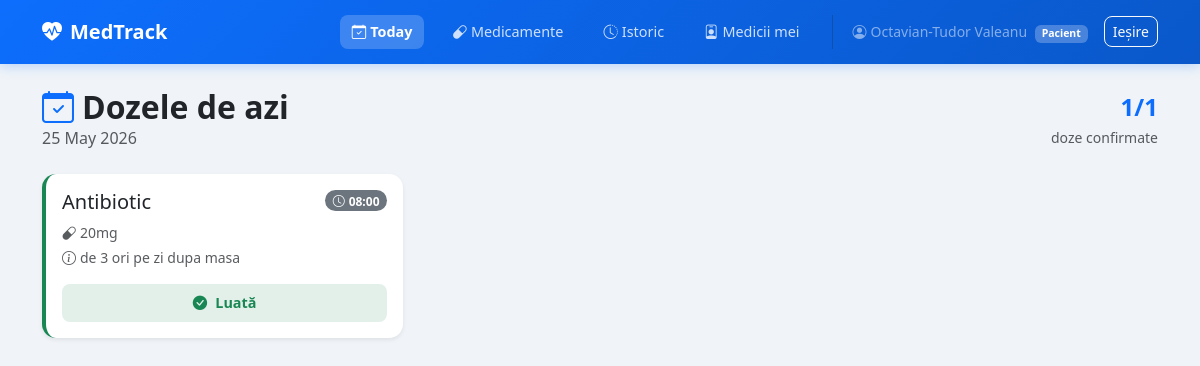
The page /patient/today (signed in) on the database its author committed.
### tables this page shows
CREATE TABLE users (
            id INTEGER PRIMARY KEY AUTOINCREMENT,
            name TEXT NOT NULL,
            email TEXT UNIQUE NOT NULL,
            password_hash TEXT NOT NULL,
            role TEXT NOT NULL
        );

CREATE TABLE doses (
            id INTEGER PRIMARY KEY AUTOINCREMENT,
            schedule_id INTEGER NOT NULL,
            patient_id INTEGER NOT NULL,
            medication_id INTEGER NOT NULL,
            dose_date TEXT NOT NULL,
            dose_time TEXT NOT NULL,
            status TEXT DEFAULT 'pending',
            confirmed_at TEXT
        );

CREATE TABLE medications (
            id INTEGER PRIMARY KEY AUTOINCREMENT,
            patient_id INTEGER NOT NULL,
            prescribed_by INTEGER,
            name TEXT NOT NULL,
            dosage TEXT,
            instructions TEXT,
            dispensed INTEGER DEFAULT 0,
            dispensed_at TEXT
        );

### app.py (the view)
@app.route('/patient/today')
@login_required(role='patient')
def patient_today():
    db = get_db()
    today_str = date.today().isoformat()
    doses = db.execute('''
        SELECT d.id, d.dose_time, d.status, m.name as med_name, m.dosage, m.instructions,
               u.name as doctor_name
        FROM doses d
        JOIN medications m ON d.medication_id = m.id
        LEFT JOIN users u ON m.prescribed_by = u.id
        WHERE d.patient_id=? AND d.dose_date=?
        ORDER BY d.dose_time
    ''', (session['user_id'], today_str)).fetchall()
    db.close()
    return render_template('patient/today.html', doses=doses,
                           today=datetime.today().strftime('%d %B %Y'))

### app.py (called while the page is built)
def get_db():
    conn = sqlite3.connect(DATABASE)
    conn.row_factory = sqlite3.Row
    return conn

def login_required(role=None):
    def decorator(f):
        @wraps(f)
        def decorated(*args, **kwargs):
            if 'user_id' not in session:
                return redirect(url_for('login'))
            if role and session.get('role') != role:
                flash('Acces neautorizat.', 'danger')
                return redirect(url_for('login'))
            return f(*args, **kwargs)
        return decorated
    return decorator

### templates/patient/today.html (shortened to what this page needs)
{% extends 'base.html' %}
{% block content %}
<div class="d-flex justify-content-between align-items-center mb-4">
    <div>
        <h2 class="mb-0 fw-bold"><i class="bi bi-calendar-check text-primary me-2"></i>Dozele de azi</h2>
        <p class="text-muted mb-0">{{ today }}</p>
    </div>
    {% if doses %}
    <div class="text-end">
        {% set taken = doses | selectattr('status', 'equalto', 'taken') | list | length %}
        {% set total = doses | length %}
        <div class="fs-4 fw-bold text-primary">{{ taken }}/{{ total }}</div>
        <small class="text-muted">doze confirmate</small>
    </div>
    {% endif %}
</div>
{% if doses %}
    <div class="row g-3">
        {% for dose in doses %}
        <div class="col-md-6 col-lg-4">
            <div class="card border-0 shadow-sm h-100 dose-card
                {% if dose.status == 'taken' %}dose-taken
                {% elif dose.status == 'missed' %}dose-missed
                {% endif %}">
                <div class="card-body">
                    <div class="d-flex justify-content-between align-items-start mb-2">
                        <h5 class="card-title mb-0">{{ dose.med_name }}</h5>
                        <span class="badge bg-secondary rounded-pill">
                            <i class="bi bi-clock me-1"></i>{{ dose.dose_time }}
                        </span>
                    </div>
                    {% if dose.dosage %}
                        <p class="text-muted small mb-1"><i class="bi bi-capsule me-1"></i>{{ dose.dosage }}</p>
                    {% endif %}
                    {% if dose.instructions %}
                        <p class="text-muted small mb-2"><i class="bi bi-info-circle me-1"></i>{{ dose.instructions }}</p>
                    {% endif %}
                    <div class="mt-3">
                        {% if dose.status == 'pending' %}
                            <form method="POST" action="{{ url_for('confirm_dose', dose_id=dose.id) }}" class="d-flex gap-2">
                                <button name="status" value="taken" class="btn btn-success btn-sm flex-fill">
                                    <i class="bi bi-check-circle me-1"></i>Luată
                                </button>
                                <button name="status" value="missed" class="btn btn-outline-danger btn-sm flex-fill">
                                    <i class="bi bi-x-circle me-1"></i>Omisă
                                </button>
                            </form>
                        {% elif dose.status == 'taken' %}
                            <div class="status-badge taken">
                                <i class="bi bi-check-circle-fill me-2"></i>Luată
                            </div>
                        {% else %}
                            <div class="status-badge missed">
                                <i class="bi bi-x-circle-fill me-2"></i>Omisă
                            </div>
                        {% endif %}
                    </div>
                </div>
            </div>
        </div>
        {% endfor %}
    </div>
{% endif %}
{% endblock %}

### templates/base.html (shortened to what this page needs)
<!DOCTYPE html>
<html lang="ro">
<head>
    <link href="https://cdn.jsdelivr.net/npm/bootstrap@5.3.0/dist/css/bootstrap.min.css" rel="stylesheet">
    <link href="https://cdn.jsdelivr.net/npm/bootstrap-icons@1.11.0/font/bootstrap-icons.css" rel="stylesheet">
    <link href="{{ url_for('static', filename='style.css') }}" rel="stylesheet">
</head>
<body>
{% if session.user_id %}
<nav class="navbar navbar-expand-lg navbar-dark">
    <div class="container">
        <a class="navbar-brand fw-bold" href="/">
            <i class="bi bi-heart-pulse-fill me-2"></i>MedTrack
        </a>
        <div class="d-flex align-items-center gap-3 ms-auto">
            {% if session.role == 'patient' %}
                <a class="nav-link-custom {% if request.endpoint == 'patient_today' %}active{% endif %}"
                   href="{{ url_for('patient_today') }}">
                    <i class="bi bi-calendar-check me-1"></i>Today
                </a>
                <a class="nav-link-custom {% if request.endpoint == 'patient_medications' %}active{% endif %}"
                   href="{{ url_for('patient_medications') }}">
                    <i class="bi bi-capsule me-1"></i>Medicamente
                </a>
                <a class="nav-link-custom {% if request.endpoint == 'patient_history' %}active{% endif %}"
                   href="{{ url_for('patient_history') }}">
                    <i class="bi bi-clock-history me-1"></i>Istoric
                </a>
                <a class="nav-link-custom {% if request.endpoint == 'patient_doctors' %}active{% endif %}"
                   href="{{ url_for('patient_doctors') }}">
                    <i class="bi bi-person-badge me-1"></i>Medicii mei
                </a>
            {% else %}
                <a class="nav-link-custom {% if request.endpoint in ['doctor_patients'] %}active{% endif %}"
                   href="{{ url_for('doctor_patients') }}">
                    <i class="bi bi-people me-1"></i>Pacienții mei
                </a>
            {% endif %}
            <span class="text-white-50 small">
                <i class="bi bi-person-circle me-1"></i>{{ session.name }}
                <span class="badge bg-white bg-opacity-25 ms-1 small">
                    {% if session.role == 'doctor' %}Medic{% else %}Pacient{% endif %}
                </span>
            </span>
            <a class="btn btn-outline-light btn-sm" href="{{ url_for('logout') }}">Ieșire</a>
        </div>
    </div>
</nav>
{% endif %}
<div class="container py-4">
    {% block content %}{% endblock %}
</div>
</body>
</html>

### static/style.css (style rules this page uses)
body { background-color: #f0f4f8; font-family: 'Segoe UI', system-ui, -apple-system, sans-serif; }
.navbar { background: linear-gradient(135deg, #0d6efd 0%, #0a58ca 100%); box-shadow: 0 2px 12px rgba(13,110,253,0.25); padding: 0.75rem 0; }
.nav-link-custom { color: rgba(255,255,255,0.8); text-decoration: none; padding: 0.4rem 0.75rem; border-radius: 8px; font-size: 0.9rem; transition: all 0.2s; }
.nav-link-custom.active { color: #fff; background: rgba(255,255,255,0.2); font-weight: 600; }
.card { border-radius: 14px; }
.dose-card { transition: transform 0.15s, box-shadow 0.15s; }
.dose-card.dose-taken { border-left: 4px solid #198754 !important; }
.status-badge { display: flex; align-items: center; justify-content: center; padding: 0.5rem; border-radius: 8px; font-weight: 600; font-size: 0.9rem; }
.status-badge.taken { background: rgba(25,135,84,0.12); color: #198754; }
.btn { border-radius: 8px; font-weight: 500; }

### rows shown on the page
users: name "Octavian-Tudor Valeanu"
doses: med_name "Antibiotic", dose_time "08:00", dosage "20mg", instructions "de 3 ori pe zi dupa masa", status "taken" (drawn)

### other values the page prints
{{ taken }} "1"
{{ total }} "1"
